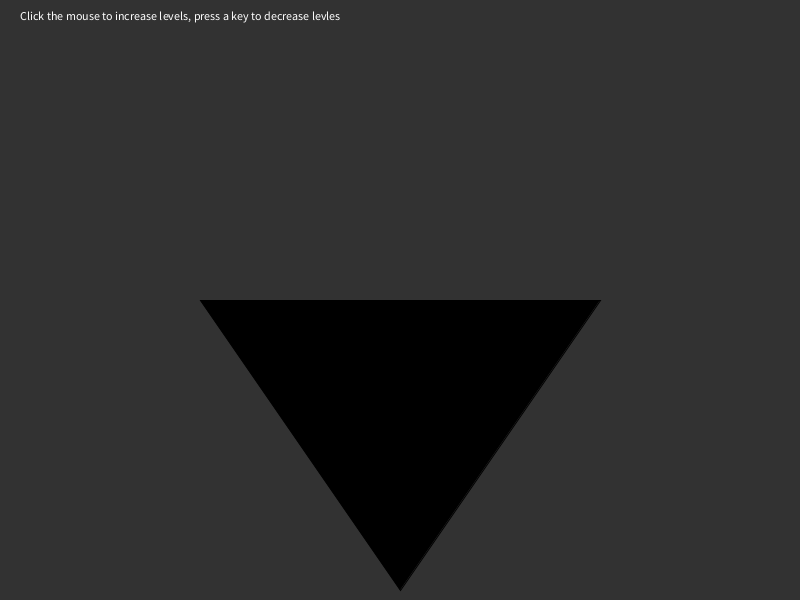
Frame 1 (no input)
Frame 60 (the mouse pressed at the canvas centre just before this capture): identical to frame 1, image omitted
Frame 120 (the mouse held since frame 60 and released just before this capture): identical to frame 1, image omitted

The Processing sketch that drew this single still picture (run headless with seeded random() and noise(); from frame 60 on, the mouse is pressed at the canvas centre):

// Processing sketch: Section2
// ── Section2.pde
int levels;
color bg,fg;

void setup() {
  size(800, 600);
  levels = 1;
}

/*Create Sierpiski's Gasket (google an image of this)
  The outer triangle are the vertices: (v1x, v1y), (v2x,v2y), (v3x, v3y)
  levels:
  0 = regular triangle
  1 = triforce (looks like 3 triangles)
  2 = each of the 3 triangles will be cut into 3 triangles.
  etc.
*/
void gasket(int levels, float v1x, float v1y, float v2x, float v2y, float v3x, float v3y) {
    //YOU WRITE THIS METHOD!
    gasketHelper(0, levels, v1x, v1y, v2x, v2y, v3x, v3y);
}

void gasketHelper(int level, int levels, float v1x, float v1y, float v2x, float v2y, float v3x, float v3y) {
  if (level == 0) { //first create a triangle
    fill(0,0,255);
  }
  if (level < levels) {
    fill(0,0,0); //and then take the one in the middle out 
    triangle((v1x+v2x)/2, (v1y+v2y)/2, (v2x+v3x)/2,(v2y+v3y)/2,(v3x+v1x)/2,(v3y+v1y)/2);
    gasketHelper(level + 1, levels, v1x, v1y, (v1x+v2x) / 2, (v1y+v2y)/2, (v1x+v3x)/2, (v1y+v3y)/2);
    gasketHelper(level + 1, levels, v2x, v2y, (v1x+v2x) / 2, (v1y+v2y)/2, (v2x+v3x)/2, (v2y+v3y)/2);
    gasketHelper(level + 1, levels, v3x, v3y, (v1x+v3x) / 2, (v1y+v3y)/2, (v1x+v3x)/2, (v1y+v3y)/2);
  } 
}

void draw() { 
  background(50);  
  
  fill(255);
  text("Click the mouse to increase levels, press a key to decrease levles",20,20);

  gasket(levels,0, height-10, width, height-10, width/2, 10);

 //koch(levels,width-10, height/2,10, height/3 ); 
 //other fractal you can do! This requires a bit more math, or you can look up the coordinates.
}

void mouseClicked(){ 
 levels ++;  
}

void keyPressed(){
 levels --; 
}
